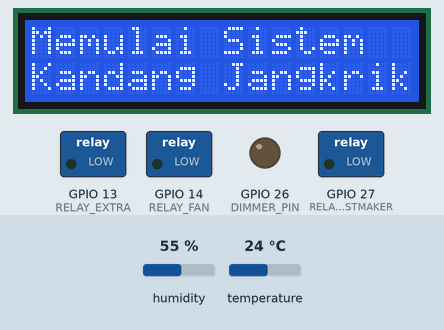
This sketch was run on a simulated ESP32. On the bench: 16×2 character LCD, switched loads named in the sketch (green lamp = pin HIGH), output pins drawn as LEDs (lit = HIGH). Inputs (shaded band) come from the test bench; at power-on: humidity 55 %, temperature 24 °C. WiFi joins after 1.5 s; servers stay silent unless stated; uploads are accepted with an empty reply; web services answer with replies made up by the test bench; what the sketch prints to the serial monitor is not drawn.

Above: at 0.1 s.
At 4.0 s:
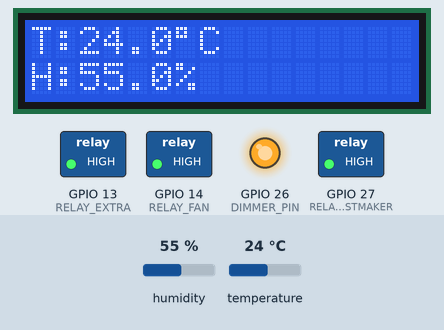
At 35.5 s:
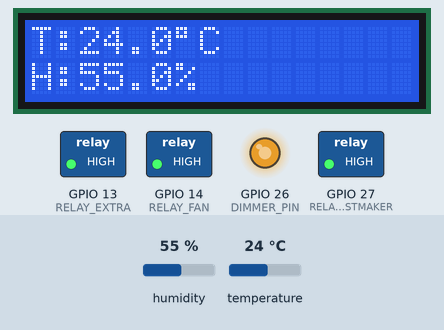
Timing chart, 0 to 83.3 s (numbered marks = the images above):
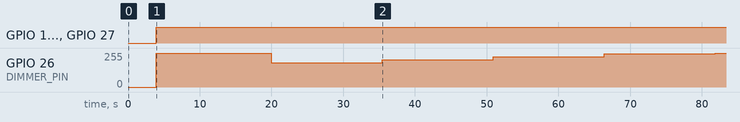

Measured:
- by itself, GPIO 13 (RELAY_EXTRA), GPIO 14 (RELAY_FAN), GPIO 27 (RELAY_MISTMAKER): LOW → HIGH at 3.9 s
- by itself, GPIO 26 (DIMMER_PIN): 0/255 → 255/255 at 3.9 s, → 183/255 16.1 s later, → 204/255 15.5 s later, → 226/255 15.5 s later, … (6 changes in this stretch)

The sketch:

fixcoba6revisilcd1.ino
```cpp
#include <WiFi.h>
#include <HTTPClient.h>
#include <Wire.h>
#include "Adafruit_SHT31.h"
#include <RBDdimmer.h>
#include <WiFiClientSecure.h>
#include <UniversalTelegramBot.h>
#include <ArduinoJson.h>
#include <LiquidCrystal_I2C.h>

// === PIN KONFIGURASI ===
#define ZERO_CROSS_PIN 25
#define DIMMER_PIN     26
#define RELAY_FAN       14
#define RELAY_MISTMAKER 27
#define RELAY_EXTRA     13

// === OBJEK SENSOR, DIMMER, LCD ===
Adafruit_SHT31 sht31 = Adafruit_SHT31();
dimmerLamp dimmer(DIMMER_PIN, ZERO_CROSS_PIN);
LiquidCrystal_I2C lcd(0x27, 16, 2);

// === PID PARAMETER ===
double Kp = 10.169, Ki = 0.093, Kd = 203.020;
double setpoint = 30.0, input, output;
double err, lastErr = 0, integral = 0;
unsigned long lastTime = 0;
double sampleTime = 1.0;

// === BATASAN ===
const float TEMP_NORMAL = 30.0;
const float TEMP_HIGH = 30.80;
const float TEMP_LOW  = 29.50;
const float TEMP_TOO_LOW = 29.00;

const float HUM_MM_ON = 80.0;
const float HUM_MIN = 75.0;
const float HUM_MAX = 95.0;

// === WIFI & THINGSPEAK ===
const char* ssid = "RAPI";
const char* password = "Rapi123456";
String apiKey = "AEAMA6BKMO58NAGC";
String talkbackID = "54660";
String talkbackAPIKey = "HL2GC71HUMNIH6LR";
const char* server = "http://api.thingspeak.com";

// === TELEGRAM ===
#define BOTtoken "8274546093:AAF0N0uB1D1IGf8XOV1mJjGU910HdQkPOR0"
#define CHAT_ID "6664413727"
WiFiClientSecure client;
UniversalTelegramBot bot(BOTtoken, client);

// === STATUS RELAY ===
bool relay1_state = false;
bool relay2_state = false;
bool relay3_state = false;
bool modeManual = false;

// === STATUS NOTIF ===
bool suhuNotifiedHigh = false;
bool suhuNotifiedLow = false;
bool kelembabanNotified = false;

// === TIMER ===
unsigned long lastPeriodicNotif = 0;
const unsigned long notifInterval = 300000;

// ================== SETUP ==================
void setup() {
  Serial.begin(115200);
  Wire.begin();

  // === LCD SEDERHANA ===
  lcd.init();
  lcd.backlight();
  lcd.setCursor(0,0);
  lcd.print("Memulai Sistem");
  lcd.setCursor(0,1);
  lcd.print("Kandang Jangkrik");
  delay(2000);
  lcd.clear();

  // === WIFI ===
  WiFi.begin(ssid, password);
  while (WiFi.status() != WL_CONNECTED) {
    delay(500);
    Serial.print(".");
  }
  Serial.println("WiFi Connected");

  client.setInsecure();

  // === SENSOR ===
  if (!sht31.begin(0x44)) {
    Serial.println("SHT31 Error");
    while (1);
  }

  // === DIMMER & RELAY ===
  dimmer.begin(NORMAL_MODE, ON);
  dimmer.setPower(0);

  pinMode(RELAY_FAN, OUTPUT);
  pinMode(RELAY_MISTMAKER, OUTPUT);
  pinMode(RELAY_EXTRA, OUTPUT);

  digitalWrite(RELAY_FAN, LOW);
  digitalWrite(RELAY_MISTMAKER, LOW);
  digitalWrite(RELAY_EXTRA, LOW);

  bot.sendMessage(CHAT_ID,
    "✅ ESP32 Kandang Jangkrik aktif dan terhubung ke Telegram!",
    ""
  );

  Serial.println("time,suhu,kelembaban,setpoint,output");
}

// ================== LOOP ==================
void loop() {
  unsigned long now = millis();
  double dt = (now - lastTime) / 1000.0;

  if (dt >= sampleTime) {
    lastTime = now;

    input = sht31.readTemperature();
    double humidity = sht31.readHumidity();

    // === PID OTOMATIS (TIDAK DIUBAH) ===
    if (!modeManual) {
      err = setpoint - input;
      integral += err * dt;
      double derivative = (err - lastErr) / dt;
      output = Kp * err + Ki * integral + Kd * derivative;
      output = constrain(output, 0, 100);
      dimmer.setPower(output);
      lastErr = err;

      relay2_state = (humidity < HUM_MM_ON);
      relay1_state = true;

      if (relay2_state) relay3_state = true;
      else {
        if (input >= 31.00) relay3_state = true;
        else if (input <= 30.00) relay3_state = false;
      }
    }

    // === RELAY ===
    digitalWrite(RELAY_FAN, relay1_state ? HIGH : LOW);
    digitalWrite(RELAY_MISTMAKER, relay2_state ? HIGH : LOW);
    digitalWrite(RELAY_EXTRA, relay3_state ? HIGH : LOW);

    // === LCD RUNNING (SEDERHANA) ===
    lcd.setCursor(0,0);
    lcd.print("T:");
    lcd.print(input,1);
    lcd.print((char)223);
    lcd.print("C   ");

    lcd.setCursor(0,1);
    lcd.print("H:");
    lcd.print(humidity,1);
    lcd.print("%   ");

    Serial.printf("%lu,%.2f,%.2f,%.2f,%.2f\n",
                  now/1000, input, humidity, setpoint, output);

    checkConditions(input, humidity);

    if (now - lastPeriodicNotif > notifInterval) {
      lastPeriodicNotif = now;
      sendPeriodicUpdate(input, humidity);
    }

    if (WiFi.status() == WL_CONNECTED) {
      HTTPClient http;
      String url = String(server) + "/update?api_key=" + apiKey +
                   "&field1=" + String(input, 2) +
                   "&field2=" + String(humidity, 2) +
                   "&field3=" + String(relay1_state) +
                   "&field4=" + String(relay2_state) +
                   "&field5=" + String(relay3_state);
      http.begin(url);
      http.GET();
      http.end();
    }

    checkTalkBack();
    delay(15000);
  }
}

// ================== TELEGRAM (LENGKAP) ==================
void checkConditions(float suhu, float kelembaban) {

  if (suhu > TEMP_HIGH && !suhuNotifiedHigh) {
    bot.sendMessage(CHAT_ID,
      "🔥 *Peringatan!* Suhu terlalu tinggi!\n📊 Suhu: " + String(suhu,2) + "°C",
      "Markdown");
    suhuNotifiedHigh = true;
    suhuNotifiedLow = false;
  }
  else if (suhu < TEMP_LOW && !suhuNotifiedLow) {
    if (suhu < TEMP_TOO_LOW) {
      bot.sendMessage(CHAT_ID,
        "⚠️ *Bahaya!* Suhu terlalu rendah!\n📊 Suhu: " + String(suhu,2) + "°C",
        "Markdown");
    } else {
      bot.sendMessage(CHAT_ID,
        "❄️ *Peringatan!* Suhu di bawah normal\n📊 Suhu: " + String(suhu,2) + "°C",
        "Markdown");
    }
    suhuNotifiedLow = true;
    suhuNotifiedHigh = false;
  }
  else if (suhu >= TEMP_LOW && suhu <= TEMP_HIGH) {
    suhuNotifiedLow = false;
    suhuNotifiedHigh = false;
  }

  if ((kelembaban < HUM_MIN || kelembaban > HUM_MAX) && !kelembabanNotified) {
    bot.sendMessage(CHAT_ID,
      "💧 *Peringatan!* Kelembaban tidak normal\n📊 RH: " + String(kelembaban,2) + "%",
      "Markdown");
    kelembabanNotified = true;
  }
  else if ((kelembaban >= HUM_MIN && kelembaban <= HUM_MAX) && kelembabanNotified) {
    bot.sendMessage(CHAT_ID,
      "✅ Kelembaban kembali normal (" + String(kelembaban,2) + "%)",
      "Markdown");
    kelembabanNotified = false;
  }
}

void sendPeriodicUpdate(float suhu, float kelembaban) {
  String msg = "📡 *Update Berkala Kandang Jangkrik*\n";
  msg += "🌡 Suhu: " + String(suhu,2) + "°C\n";
  msg += "💧 Kelembaban: " + String(kelembaban,2) + "%";
  bot.sendMessage(CHAT_ID, msg, "Markdown");
}

void checkTalkBack() {
  if (WiFi.status() == WL_CONNECTED) {
    HTTPClient http;
    String url = String(server) + "/talkbacks/" + talkbackID +
                 "/commands/execute?api_key=" + talkbackAPIKey;
    http.begin(url);

    if (http.GET() == 200) {
      String cmd = http.getString();
      cmd.trim();

      if (cmd == "RELAY1_ON") { relay1_state = true; modeManual = true; }
      else if (cmd == "RELAY1_OFF") { relay1_state = false; modeManual = true; }
      else if (cmd == "RELAY2_ON") { relay2_state = true; modeManual = true; }
      else if (cmd == "RELAY2_OFF") { relay2_state = false; modeManual = true; }
      else if (cmd == "RELAY3_ON") { relay3_state = true; modeManual = true; }
      else if (cmd == "RELAY3_OFF") { relay3_state = false; modeManual = true; }
      else if (cmd == "AUTO") { modeManual = false; }

      if (modeManual) dimmer.setPower(0);
    }
    http.end();
  }
}
```
